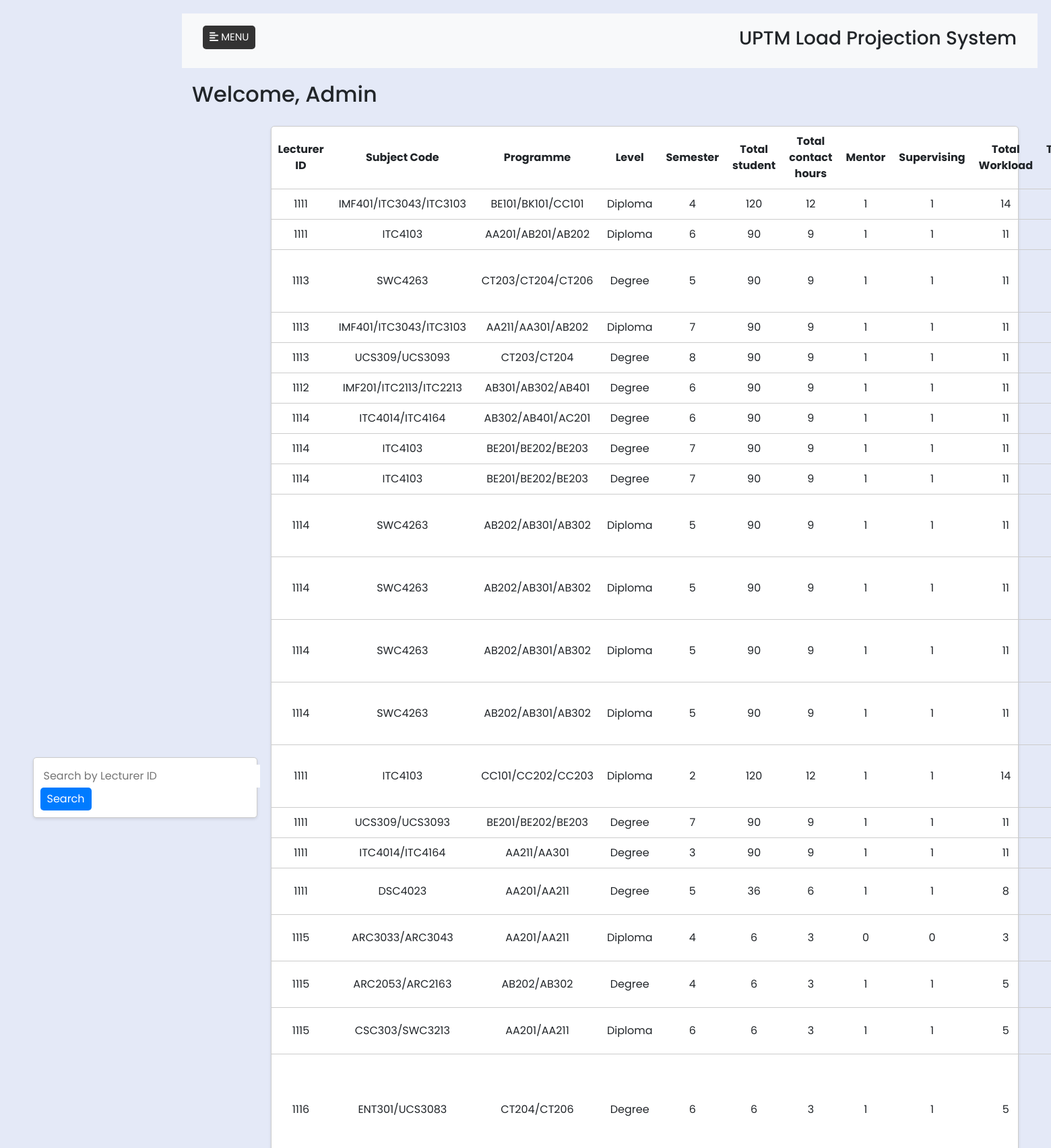
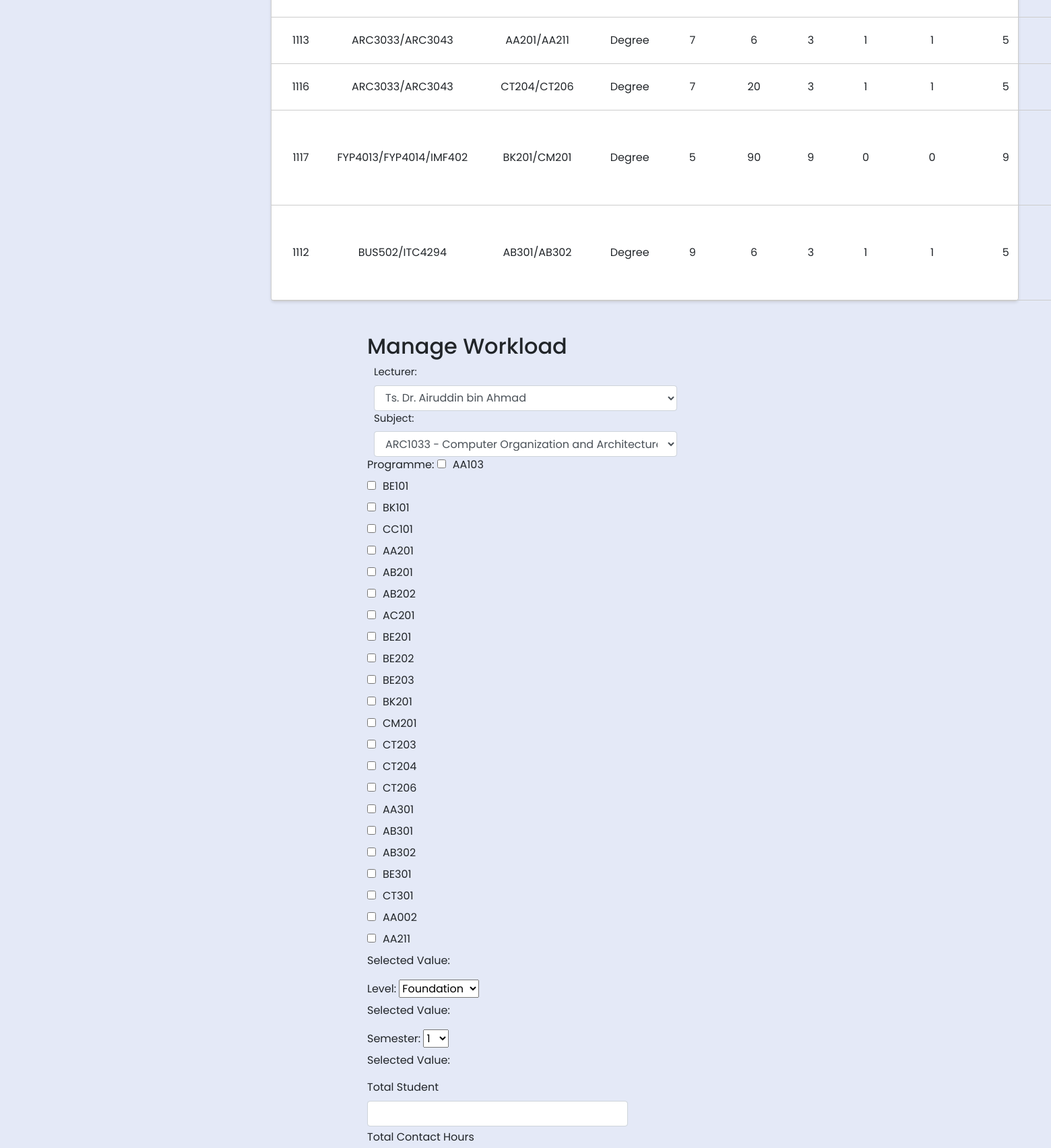
The page /simple_php_system/updateworkloadmanagement.php (upper part) on the database its author committed (2 pictures, top to bottom).
### tables this page shows
CREATE TABLE `workload` (
  `No` int(200) NOT NULL,
  `lecturerID` varchar(100) NOT NULL,
  `subjectCode` varchar(100) NOT NULL,
  `programme` varchar(100) NOT NULL,
  `level` varchar(100) NOT NULL,
  `semester` varchar(100) NOT NULL,
  `totalStudent` int(200) NOT NULL,
  `totalContactHours` int(30) NOT NULL,
  `mentor` int(10) NOT NULL,
  `supervising` int(10) NOT NULL,
  `totalWorkload` int(100) NOT NULL,
  `teachingPeriod` varchar(100) NOT NULL,
  `otherRoles` varchar(100) NOT NULL,
  `session` varchar(100) NOT NULL
);

### simple_php_system/updateworkloadmanagement.php (the view, shortened to what this page needs)
<!DOCTYPE html>
<html lang="en">
<head>
    <?php include ("dashboard.php"); ?>
    <link rel="stylesheet" href="https://maxcdn.bootstrapcdn.com/bootstrap/4.5.2/css/bootstrap.min.css">
    <link rel="stylesheet" href="style/style.css">
</head>
<body>
<div class="container">
                <div class="search-bar">
                    <link rel="stylesheet" href="https://cdnjs.cloudflare.com/ajax/libs/font-awesome/6.0.0-beta3/css/all.min.css">
                <?php
                    $query = "SELECT * FROM workload";
                    $result = mysqli_query($con, $query);
                    ?>
                <form method="post" action="">
                <input type="text" name="search" placeholder="Search by Lecturer ID">
                <button type="submit">Search</button>
                </form>
                </div>
                <div class="table-container">
        <table>
            <thead>
                <tr>
                    <th>Lecturer ID        </th>
                    <th>Subject Code       </th>
                    <th>Programme          </th>
                    <th>Level              </th>
                    <th>Semester           </th>
                    <th>Total student      </th>
                    <th>Total contact hours</th>
                    <th>Mentor             </th>
                    <th>Supervising        </th>
                    <th>Total Workload     </th>
                    <th>Teaching Period    </th>
                </tr>
            </thead>
            <tbody>
                <tr>
                        <?php
                            while ($row = mysqli_fetch_assoc($result)) {
                                echo "<tr>";
                                echo "<td>" . $row['lecturerID'] . "</td>";
                                echo "<td>" . $row['subjectCode'] . "</td>";
                                echo "<td>" . $row['programme'] . "</td>";
                                echo "<td>" . $row['level'] . "</td>";
                                echo "<td>" . $row['semester'] . "</td>";
                                echo "<td>" . $row['totalStudent'] . "</td>";
                                echo "<td>" . $row['totalContactHours'] . "</td>";
                                echo "<td>" . $row['mentor'] . "</td>";
                                echo "<td>" . $row['supervising'] . "</td>";
                                echo "<td>" . $row['totalWorkload'] . "</td>";
                                echo "<td>" . $row['teachingPeriod'] . "</td>";
                                echo "</tr>";
                            }
                        ?>
                    </tbody>
                </table>
            </div>
        </div>
        <div class="container mt-5">
            <div class="row">
                <div class="col-md-10">
                    <h2>Manage Workload</h2>
                    <form action="" method="post" id="formLoad">
                    <div class="form-group">
                            <label for="lecturerID">Lecturer:</label>
                            <select class="form-control" id="lecturerIDlist" name="lecturerIDlist">
                            <?php
                                $result = mysqli_query($con, "SELECT lecturerID, lecturerName, lecturerGrade, lecturerQualification FROM lecturer");
                                if (mysqli_num_rows($result) > 0) {
                                    while ($row = mysqli_fetch_assoc($result)) {
                                        echo '<option value="' . $row['lecturerID'] . '">' . $row['lecturerName'] . '</option>';
                                    }
                                } else {
                                    echo '<option value="">No Lecturers Found</option>';
                                }
                                ?>
                            </select>
                        </div>
                        <div class="form-group">
                            <label for="subjectCode">Subject:</label>
                        <select class="form-control" id="subjectCodelist" name="subjectCodelist">
                                <?php
                                $result = mysqli_query($con, "SELECT subjectCode, subjectName, contactHours FROM subject");
                                if (mysqli_num_rows($result) > 0) {
                                    while ($row = mysqli_fetch_assoc($result)) {
                                        $subjectCode = $row['subjectCode'];
                                        $subjectName = $row['subjectName'];
                                        echo '<option value="' . $subjectCode . '|' . $subjectName . '">' . $subjectCode . ' - ' . $subjectName . '</option>';
                                    }
                                } else {
                                    echo '<option value="">No subject found</option>';
                                }
                                ?>
                            </select>
                            </div>
                        <div class="mb-1">
                            <label for="program" class="form-label">Programme: </label>
                            <label for="AA103"><input type="checkbox" id="AA103" name="programme[]" class="course-checkbox" value="AA103">AA103</label><br>
                            <label for="BE101"><input type="checkbox" id="BE101" name="programme[]" class="course-checkbox" value="BE101">BE101</label><br>
                            <label for="BK101"><input type="checkbox" id="BK101" name="programme[]" class="course-checkbox" value="BK101">BK101</label><br>
                            <label for="CC101"><input type="checkbox" id="CC101" name="programme[]" class="course-checkbox" value="CC101">CC101</label><br>
                            <label for="AA201"><input type="checkbox" id="AA201" name="programme[]" class="course-checkbox" value="AA201">AA201</label><br>
                            <label for="AB201"><input type="checkbox" id="AB201" name="programme[]" class="course-checkbox" value="AB201">AB201</label><br>
                            <label for="AB202"><input type="checkbox" id="AB202" name="programme[]" class="course-checkbox" value="AB202">AB202</label><br>
                            <label for="AC201"><input type="checkbox" id="AC201" name="programme[]" class="course-checkbox" value="AC201">AC201</label><br>
                            <label for="BE201"><input type="checkbox" id="BE201" name="programme[]" class="course-checkbox" value="BE201">BE201</label><br>
                            <label for="BE202"><input type="checkbox" id="BE202" name="programme[]" class="course-checkbox" value="BE202">BE202</label><br>
                            <label for="BE203"><input type="checkbox" id="BE203" name="programme[]" class="course-checkbox" value="BE203">BE203</label><br>
                            <label for="BK201"><input type="checkbox" id="BK201" name="programme[]" class="course-checkbox" value="BK201">BK201</label><br>
                            <label for="CM201"><input type="checkbox" id="CM201" name="programme[]" class="course-checkbox" value="CM201">CM201</label><br>
                            <label for="CT203"><input type="checkbox" id="CT203" name="programme[]" class="course-checkbox" value="CT203">CT203</label><br>
                            <label for="CT204"><input type="checkbox" id="CT204" name="programme[]" class="course-checkbox" value="CT204">CT204</label><br>
                            <label for="CT206"><input type="checkbox" id="CT206" name="programme[]" class="course-checkbox" value="CT206">CT206</label><br>
                            <label for="AA301"><input type="checkbox" id="AA301" name="programme[]" class="course-checkbox" value="AA301">AA301</label><br>
                            <label for="AB301"><input type="checkbox" id="AB301" name="programme[]" class="course-checkbox"  value="AB301">AB301</label><br>
                            <label for="AB302"><input type="checkbox" id="AB302" name="programme[]" class="course-checkbox" value="AB302">AB302</label><br>
                            <label for="BE301"><input type="checkbox" id="BE301" name="programme[]" class="course-checkbox" value="BE301">BE301</label><br>
                            <label for="CT301"><input type="checkbox" id="CT301" name="programme[]" class="course-checkbox" value="CT301">CT301</label><br>
                            <label for="AA002"><input type="checkbox" id="AA002" name="programme[]" class="course-checkbox" value="AA002">AA002</label><br>
                            <label for="AA211"><input type="checkbox" id="AA211" name="programme[]" class="course-checkbox" value="AA211">AA211</label><br>
                            <p>Selected Value: <span id="selectedCourses" name = "selectedCourses"></span></p>
                        </div>
                        <div class="mb-1">
                            <label for="level" class="form-label">Level:</label>
                            <select id="level" name="level">
                                <option value="Foundation">Foundation</option>
                            </select>
                            <p>Selected Value: <span id="selected-level" name= "selected-level"></span></p>
                        </div>
                        <div class="mb-1">
                            <label for="semester" class="form-label">Semester:</label>
                            <select id="semester" name="semester">
                                <option value="1">1</option>
                            </select>
                            <p>Selected Value: <span id="selected-semester" name="selected-semester"></span></p>
                        </div>
                        <div class="mb-1">
                            <label for="totalStudent" class="form-label">Total Student</label>
                            <input type="text" class="form-control" id="totalStudent" name="totalStudent">
                        </div>
                        <div class="mb-1">
                            <label for="totalContactHours" class="form-label">Total Contact Hours</label>
                        </div>
                    </form>
                </div>
            </div>
        </div>
                    <link rel="stylesheet" href="https://cdnjs.cloudflare.com/ajax/libs/font-awesome/6.0.0-beta3/css/all.min.css">
</body>
</html>

### simple_php_system/style/style.css (style rules this page uses)
* { padding: 0; margin: 0; box-sizing: border-box; font-family: 'Poppins', sans-serif; }
body { background: #e4e9f7; }
.container { display: flex; align-items: center; justify-content: center; min-height: 90vh; }
.course-checkbox { margin-right: 10px; }
.form-group { width: 450px; margin: 0px 10px; font-size: 15px; }
.search-bar { width: 30%; padding: 10px; background-color: #fff; border: 1px solid #ccc; border-radius: 5px; box-shadow: 0 2px 4px rgba(0, 0, 0, 0.1); }
.search-bar form { display: inline-block; }
.search-bar input[type="text"] { flex-grow: 1; padding: 5px; border: none; outline: none; }
.search-bar button { padding: 5px 10px; background-color: #007bff; color: #fff; border: none; border-radius: 5px; cursor: pointer; }
.table-container { margin-left: 20px; width: 100%; background-color: #fff; border: 1px solid #ccc; border-radius: 5px; box-shadow: 0 2px 4px rgba(0, 0, 0, 0.1); }
table { width: 40%; border-collapse: collapse; }
table th, table td { padding: 10px; text-align: center; border-bottom: 1px solid #ccc; }

### rows shown on the page
workload: lecturerID "1111", subjectCode "IMF401/ITC3043/ITC3103", programme "BE101/BK101/CC101", level "Diploma", semester "4", totalStudent "120", totalContactHours "12", mentor "1", supervising "1", totalWorkload "14"
workload: lecturerID "1111", subjectCode "ITC4103", programme "AA201/AB201/AB202", level "Diploma", semester "6", totalStudent "90", totalContactHours "9", mentor "1", supervising "1", totalWorkload "11"
workload: lecturerID "1113", subjectCode "SWC4263", programme "CT203/CT204/CT206", level "Degree", semester "5", totalStudent "90", totalContactHours "9", mentor "1", supervising "1", totalWorkload "11"
workload: lecturerID "1113", subjectCode "IMF401/ITC3043/ITC3103", programme "AA211/AA301/AB202", level "Diploma", semester "7", totalStudent "90", totalContactHours "9", mentor "1", supervising "1", totalWorkload "11"
workload: lecturerID "1113", subjectCode "UCS309/UCS3093", programme "CT203/CT204", level "Degree", semester "8", totalStudent "90", totalContactHours "9", mentor "1", supervising "1", totalWorkload "11"
workload: lecturerID "1112", subjectCode "IMF201/ITC2113/ITC2213", programme "AB301/AB302/AB401", level "Degree", semester "6", totalStudent "90", totalContactHours "9", mentor "1", supervising "1", totalWorkload "11"
workload: lecturerID "1114", subjectCode "ITC4014/ITC4164", programme "AB302/AB401/AC201", level "Degree", semester "6", totalStudent "90", totalContactHours "9", mentor "1", supervising "1", totalWorkload "11"
workload: lecturerID "1114", subjectCode "ITC4103", programme "BE201/BE202/BE203", level "Degree", semester "7", totalStudent "90", totalContactHours "9", mentor "1", supervising "1", totalWorkload "11"
workload: lecturerID "1114", subjectCode "ITC4103", programme "BE201/BE202/BE203", level "Degree", semester "7", totalStudent "90", totalContactHours "9", mentor "1", supervising "1", totalWorkload "11"
workload: lecturerID "1114", subjectCode "SWC4263", programme "AB202/AB301/AB302", level "Diploma", semester "5", totalStudent "90", totalContactHours "9", mentor "1", supervising "1", totalWorkload "11"
workload: lecturerID "1114", subjectCode "SWC4263", programme "AB202/AB301/AB302", level "Diploma", semester "5", totalStudent "90", totalContactHours "9", mentor "1", supervising "1", totalWorkload "11"
workload: lecturerID "1114", subjectCode "SWC4263", programme "AB202/AB301/AB302", level "Diploma", semester "5", totalStudent "90", totalContactHours "9", mentor "1", supervising "1", totalWorkload "11"
workload: lecturerID "1114", subjectCode "SWC4263", programme "AB202/AB301/AB302", level "Diploma", semester "5", totalStudent "90", totalContactHours "9", mentor "1", supervising "1", totalWorkload "11"
workload: lecturerID "1111", subjectCode "ITC4103", programme "CC101/CC202/CC203", level "Diploma", semester "2", totalStudent "120", totalContactHours "12", mentor "1", supervising "1", totalWorkload "14"
workload: lecturerID "1111", subjectCode "UCS309/UCS3093", programme "BE201/BE202/BE203", level "Degree", semester "7", totalStudent "90", totalContactHours "9", mentor "1", supervising "1", totalWorkload "11"
workload: lecturerID "1111", subjectCode "ITC4014/ITC4164", programme "AA211/AA301", level "Degree", semester "3", totalStudent "90", totalContactHours "9", mentor "1", supervising "1", totalWorkload "11"
workload: lecturerID "1111", subjectCode "DSC4023", programme "AA201/AA211", level "Degree", semester "5", totalStudent "36", totalContactHours "6", mentor "1", supervising "1", totalWorkload "8"
workload: lecturerID "1115", subjectCode "ARC3033/ARC3043", programme "AA201/AA211", level "Diploma", semester "4", totalStudent "6", totalContactHours "3", mentor "0", supervising "0", totalWorkload "3"
workload: lecturerID "1115", subjectCode "ARC2053/ARC2163", programme "AB202/AB302", level "Degree", semester "4", totalStudent "6", totalContactHours "3", mentor "1", supervising "1", totalWorkload "5"
workload: lecturerID "1115", subjectCode "CSC303/SWC3213", programme "AA201/AA211", level "Diploma", semester "6", totalStudent "6", totalContactHours "3", mentor "1", supervising "1", totalWorkload "5"
workload: lecturerID "1116", subjectCode "ENT301/UCS3083", programme "CT204/CT206", level "Degree", semester "6", totalStudent "6", totalContactHours "3", mentor "1", supervising "1", totalWorkload "5"
workload: lecturerID "1113", subjectCode "ARC3033/ARC3043", programme "AA201/AA211", level "Degree", semester "7", totalStudent "6", totalContactHours "3", mentor "1", supervising "1", totalWorkload "5"
workload: lecturerID "1116", subjectCode "ARC3033/ARC3043", programme "CT204/CT206", level "Degree", semester "7", totalStudent "20", totalContactHours "3", mentor "1", supervising "1", totalWorkload "5"
workload: lecturerID "1117", subjectCode "FYP4013/FYP4014/IMF402", programme "BK201/CM201", level "Degree", semester "5", totalStudent "90", totalContactHours "9", mentor "0", supervising "0", totalWorkload "9"
workload: lecturerID "1112", subjectCode "BUS502/ITC4294", programme "AB301/AB302", level "Degree", semester "9", totalStudent "6", totalContactHours "3", mentor "1", supervising "1", totalWorkload "5"

### other values the page prints
form field lecturerIDlist "Ts. Dr. Airuddin bin Ahmad"
form field subjectCodelist "ARC1033 - Computer Organization and Architecture"
